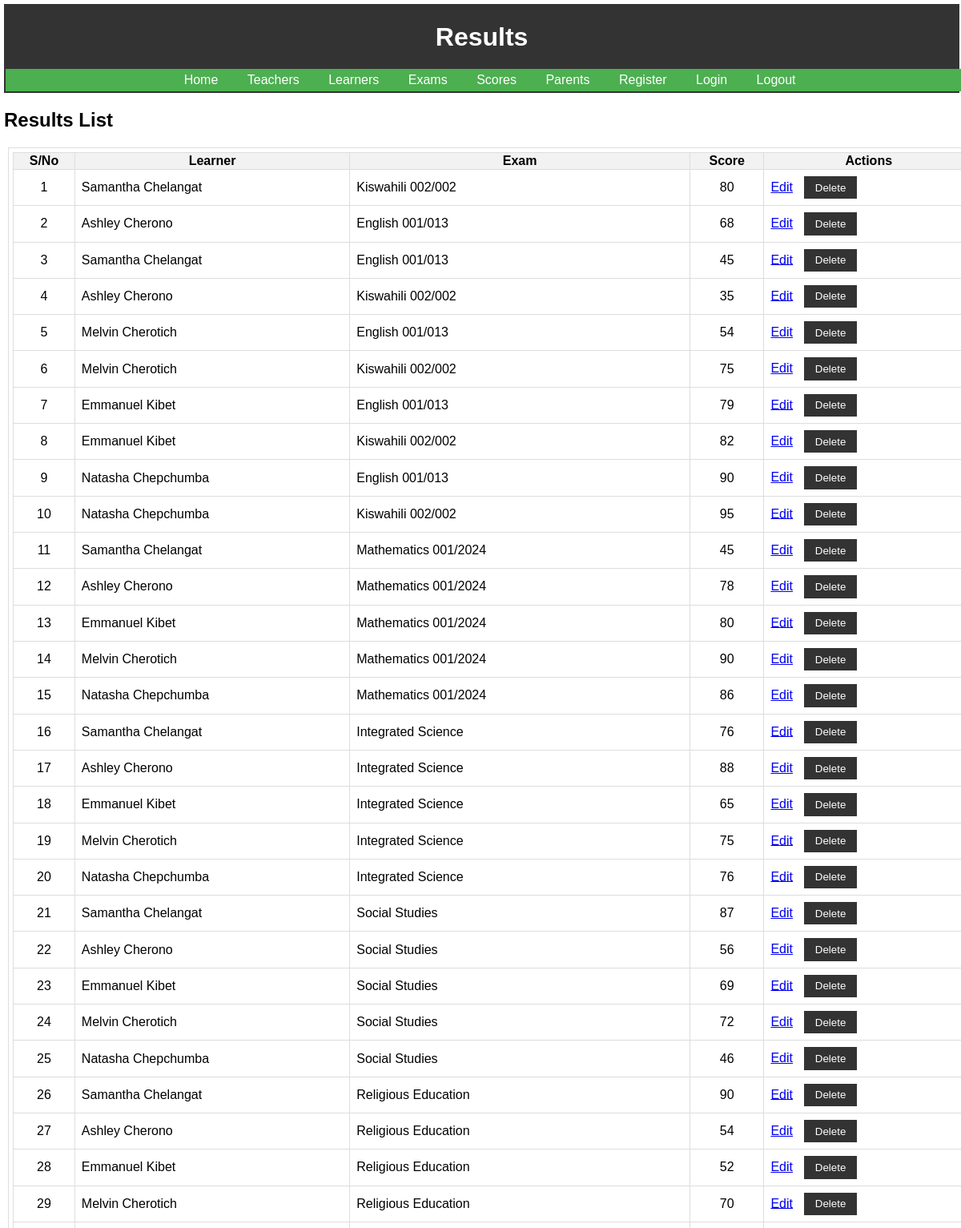
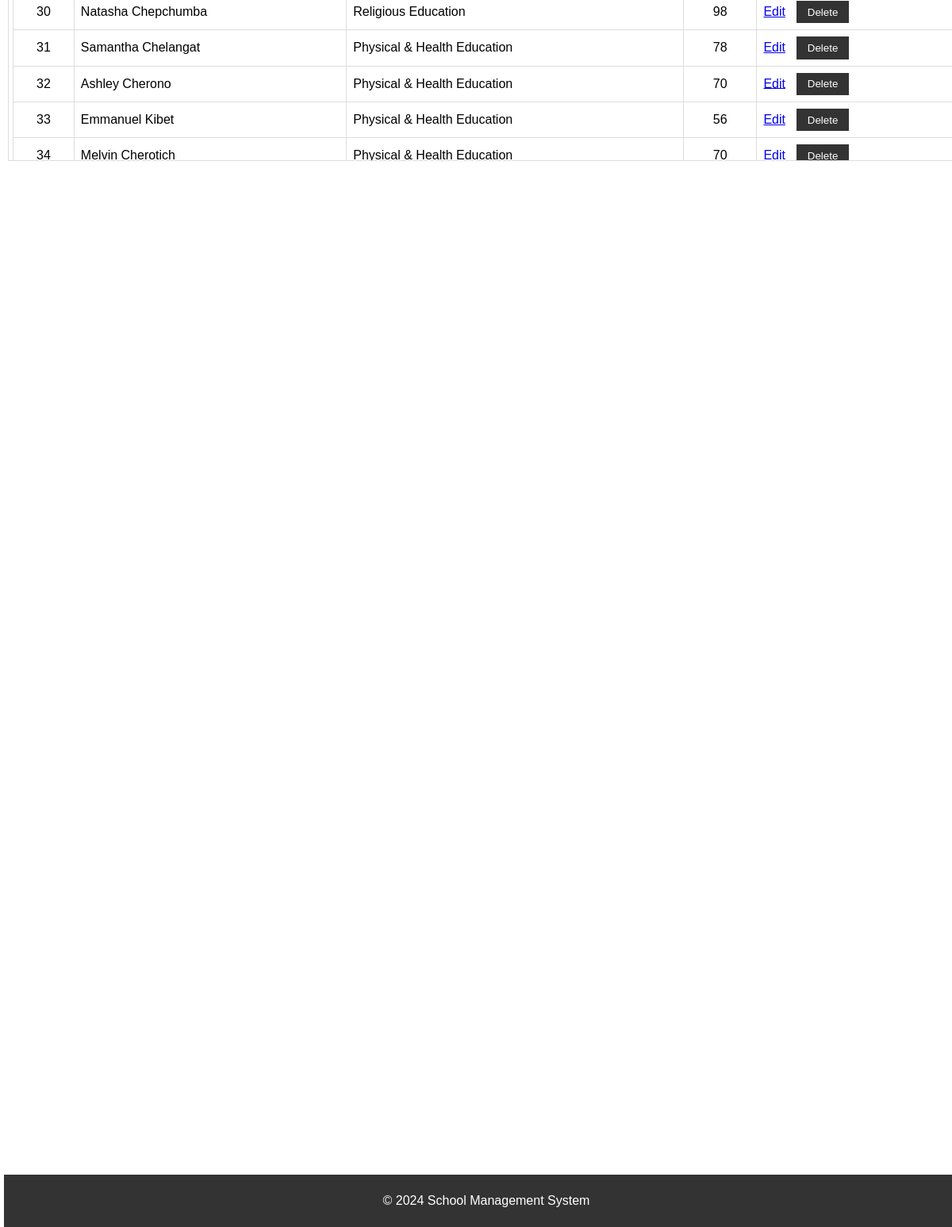
The app's page /results with its own data (2 pictures, top to bottom).
### models.py (models this page shows)
class BaseModel(Model):
    class Meta:
        database = db

class Result(BaseModel):
    student = ForeignKeyField(Student, backref="results")
    exam = ForeignKeyField(Exam, backref="results")
    score = IntegerField()

class Student(BaseModel):
    name = CharField()
    grade = CharField(unique=True)
    parent = ForeignKeyField(Parent, backref="students")

class Exam(BaseModel):
    name = CharField()
    date = DateField()
    teacher = ForeignKeyField(Teacher, backref="exams")

### app.py (the view)
@app.route("/results")
def results():
    query = (
        Result.select()
        .join(Student, on=(Result.student == Student.id))
        .join(Exam, on=(Result.exam == Exam.id))
    )
    results_list = [result for result in query]
    app.logger.info("Results page accessed")
    return render_template("results.html", results=results_list)

### app.py (called while the page is built)
@app.before_request
def before_request():
    g.db = db
    if g.db.is_closed():
        g.db.connect()

### templates/results.html (shortened to what this page needs)
<!DOCTYPE html>
<html lang="en">
<head>
    <link rel="stylesheet" href="{{ url_for('static', filename='styles.css') }}">
</head>
<body>
    <header>
        <h1>Results</h1>
        <nav>
	    <a href="{{ url_for('index') }}">Home</a>
            <a href="{{ url_for('teachers') }}">Teachers</a>
            <a href="{{ url_for('students') }}">Learners</a>
            <a href="{{ url_for('exams') }}">Exams</a>
            <a href="{{ url_for('scores') }}">Scores</a>
            <a href="{{ url_for('parents') }}">Parents</a>
	    <a href="{{ url_for('register') }}">Register</a>
	    <a href="{{ url_for('login_teacher') }}">Login</a>
            <a href="{{ url_for('logout_teacher') }}">Logout</a>
        </nav>
    </header>
    <main>
        <h2>Results List</h2>
<div>
        <table id="c">
            <thead>
                <tr>
		    <th>S/No</th>
                    <th>Learner</th>
                    <th>Exam</th>
                    <th>Score</th>
		    <th colspan="2">Actions</th>
                </tr>
            </thead>
            <tbody>
                {% for result in results %}
                    <tr>
			<td>{{ loop.index }}</td>
                        <td>{{ result.student.name }}</td>
                        <td>{{ result.exam.name }}</td>
                        <td>{{ result.score }}</td>
			<td>
                        <a href="{{ url_for('edit_result', id=result.id) }}">Edit</a>
                        <form action="{{ url_for('delete_result', result_id=result.id) }}" method="POST" style="display:inline;" onsubmit="confirmDelete(event);">
                            <button type="submit">Delete</button>
                        </form>
                    </td>
                    </tr>
                {% endfor %}
            </tbody>
        </table>
</div>
    </main>
    <footer>
        <p>&copy; 2024 School Management System</p>
    </footer>
</body>
</html>

### static/styles.css (style rules this page uses)
body { font-family: Arial, sans-serif; margin: 0; padding: 5px; }
header { width: 100%; background-color: #333; color: #fff; padding: 0.1em; text-align: center; top: 0; position: sticky; }
nav { width: 100vw; overflow: auto; background-color: #4CAF50; color: #fff; padding: 5px; white-space: nowrap; text-align: center; }
nav a { color: #fff; text-decoration: none; margin: 0 1em; }
main { padding: 0; }
footer { background-color: #333; color: #fff; text-align: center; padding: 0.5em; position: sticky; width: 100%; bottom: 0; }
form { width: 100vw; margin: 10px; }
button { padding: 0.5em 1em; background-color: #333; color: #fff; border: none; cursor: pointer; }
table { width: 100%; border-collapse: collapse; margin-bottom: 0.5em; }
table, th, td { border: 1px solid #ddd; }
td { padding: 0.5em; text-align: left; }
th { background-color: #f2f2f2; }
h1, p, #c td:nth-child(1), #c td:nth-child(4), #cd td:nth-child(1), #cd td:nth-child(3) { text-align: center; }
div { width: 100vw; height: 50vh; margin: 5px; padding: 5px; border: 1px solid #ddd; white-space: nowrap; overflow: auto; }

### templates/results.html (style rules this page uses)
footer { position: fixed; }

### records on screen
Result: student.name "Samantha Chelangat", exam.name "Kiswahili 002/002", score "80"
Result: student.name "Ashley Cherono", exam.name "English 001/013", score "68"
Result: student.name "Samantha Chelangat", exam.name "English 001/013", score "45"
Result: student.name "Ashley Cherono", exam.name "Kiswahili 002/002", score "35"
Result: student.name "Melvin Cherotich", exam.name "English 001/013", score "54"
Result: student.name "Melvin Cherotich", exam.name "Kiswahili 002/002", score "75"
Result: student.name "Emmanuel Kibet", exam.name "English 001/013", score "79"
Result: student.name "Emmanuel Kibet", exam.name "Kiswahili 002/002", score "82"
Result: student.name "Natasha Chepchumba", exam.name "English 001/013", score "90"
Result: student.name "Natasha Chepchumba", exam.name "Kiswahili 002/002", score "95"
Result: student.name "Samantha Chelangat", exam.name "Mathematics 001/2024", score "45"
Result: student.name "Ashley Cherono", exam.name "Mathematics 001/2024", score "78"
Result: student.name "Emmanuel Kibet", exam.name "Mathematics 001/2024", score "80"
Result: student.name "Melvin Cherotich", exam.name "Mathematics 001/2024", score "90"
Result: student.name "Natasha Chepchumba", exam.name "Mathematics 001/2024", score "86"
Result: student.name "Samantha Chelangat", exam.name "Integrated Science", score "76"
Result: student.name "Ashley Cherono", exam.name "Integrated Science", score "88"
Result: student.name "Emmanuel Kibet", exam.name "Integrated Science", score "65"
Result: student.name "Melvin Cherotich", exam.name "Integrated Science", score "75"
Result: student.name "Natasha Chepchumba", exam.name "Integrated Science", score "76"
Result: student.name "Samantha Chelangat", exam.name "Social Studies", score "87"
Result: student.name "Ashley Cherono", exam.name "Social Studies", score "56"
Result: student.name "Emmanuel Kibet", exam.name "Social Studies", score "69"
Result: student.name "Melvin Cherotich", exam.name "Social Studies", score "72"
Result: student.name "Natasha Chepchumba", exam.name "Social Studies", score "46"
Result: student.name "Samantha Chelangat", exam.name "Religious Education", score "90"
Result: student.name "Ashley Cherono", exam.name "Religious Education", score "54"
Result: student.name "Emmanuel Kibet", exam.name "Religious Education", score "52"
Result: student.name "Melvin Cherotich", exam.name "Religious Education", score "70"
Result: student.name "Natasha Chepchumba", exam.name "Religious Education", score "98"
Result: student.name "Samantha Chelangat", exam.name "Physical & Health Education", score "78"
Result: student.name "Ashley Cherono", exam.name "Physical & Health Education", score "70"
Result: student.name "Emmanuel Kibet", exam.name "Physical & Health Education", score "56"
Result: student.name "Melvin Cherotich", exam.name "Physical & Health Education", score "70"
